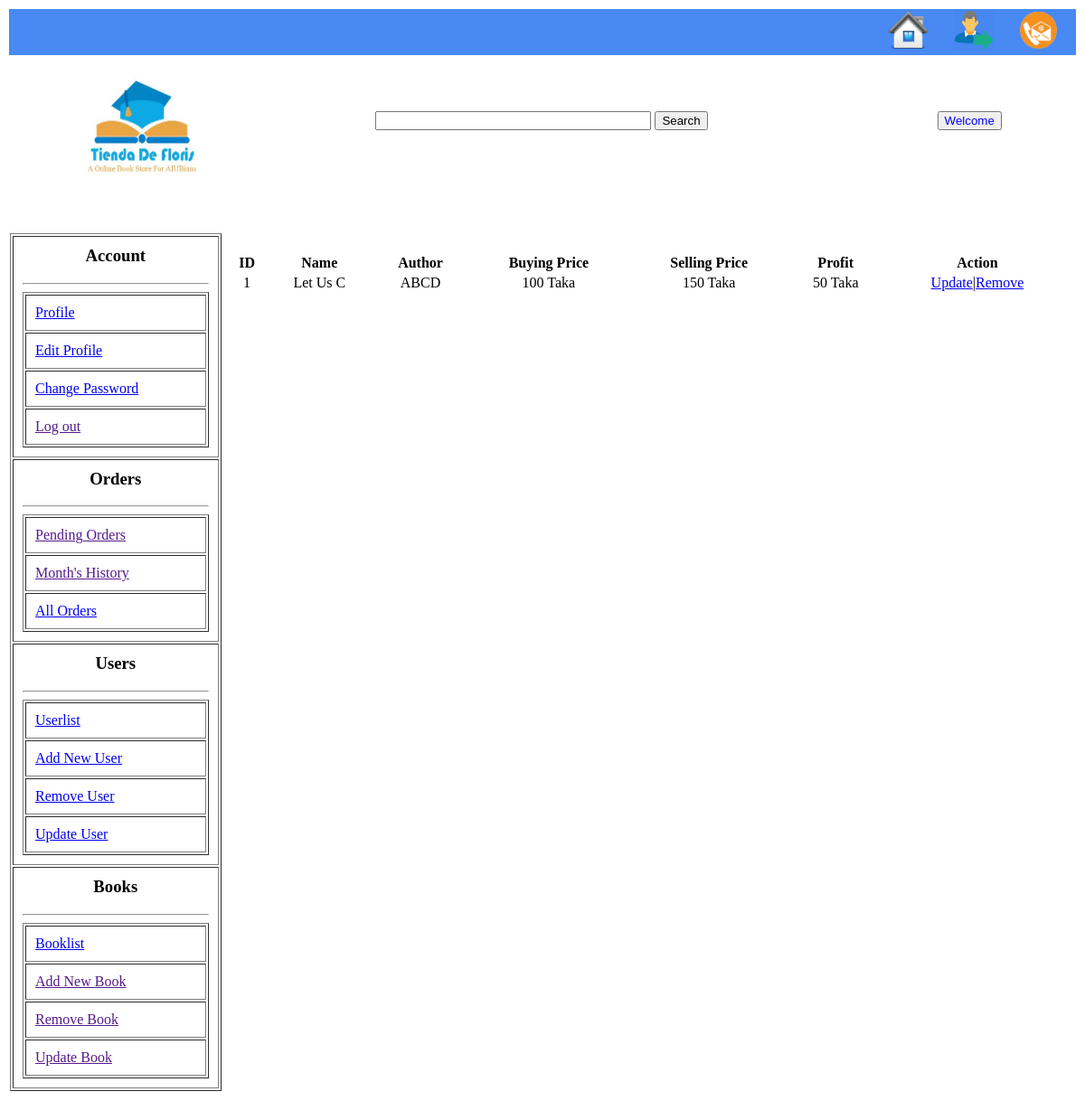
Before: /app/controller/Admin/booklist.php with the older database file.
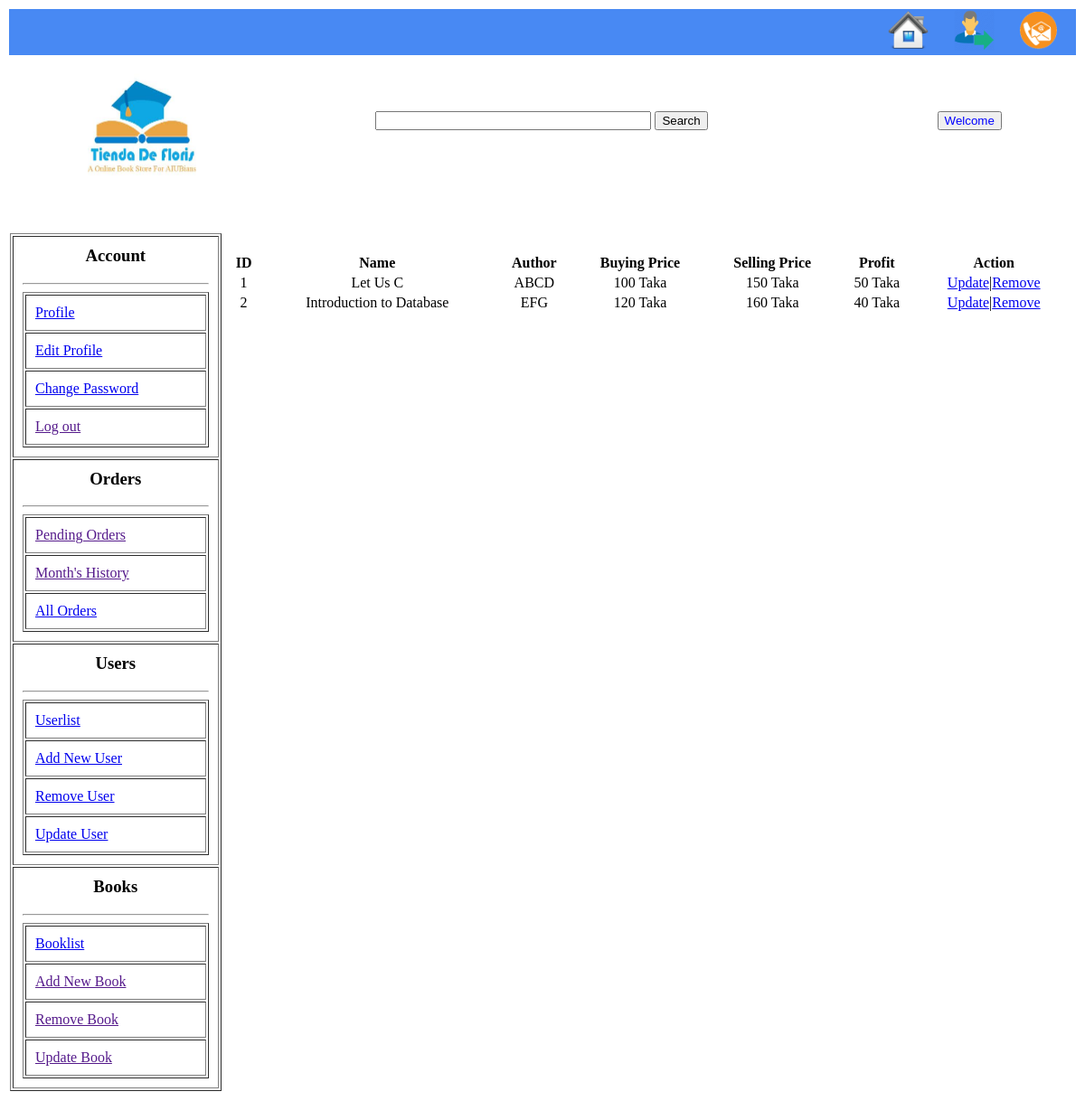
After: the same page with the newer database file.
### tables this page shows
CREATE TABLE `book` (
  `BOOK_ID` int(255) NOT NULL,
  `NAME` varchar(255) NOT NULL,
  `AUTHOR` varchar(255) NOT NULL,
  `COURSE_ID` int(255) NOT NULL,
  `COPIES` int(11) NOT NULL,
  `BUYING PRICE` float NOT NULL,
  `SELLING PRICE` float NOT NULL
);

### app/controller/Admin/booklist.php (called while the page is built, shortened)
<?php
include(dirname(__DIR__).'/Admin/view/booklist.php');
?>

### data/data_access.php (called while the page is built, shortened)
<?php
    $host="localhost";
    $user="root";
    $pass="";
    $dbname="BookStore_DB";
    function executeSQL($sql){
        global $host, $user, $pass, $dbname, $port;
        $link=mysqli_connect($host, $user, $pass, $dbname);
		if($link){
			$result = mysqli_query($link, $sql);
		}
		else
			echo "NOT Connected";
        return $result;
    }
?>

### data/book_data_access.php (called while the page is built, shortened)
<?php include(dirname(__DIR__).'/data/data_access.php'); ?>
<?php
    function getAllBooksFromDb(){
        $sql = "SELECT * FROM book";
        $result = executeSQL($sql);
        $book = array();
        for($i=0; $row=mysqli_fetch_assoc($result); ++$i){
            $book[$i] = $row;
        }
        return $book;
    }
?>

### service/book.php (called while the page is built, shortened)
<?php dirname(__DIR__); include(dirname(__DIR__).'/data/book_data_access.php');?>
<?php
    function getAllBooks(){
        return getAllBooksFromDb();
    }
?>

### app/controller/Admin/view/booklist.php (the view, shortened to what this page needs)
<?php
include(realpath("view/header.php"));
include(dirname(__DIR__).'/../../../Service/book.php');
?>
<html>
	<head>
	</head>
	<body>
		<table border="0" width="100%">
			<tr valign="top">
				<td width="20%">
					<?php include("sidebar.php");?>
				</td>
				<td>
		<table align="center" width="100%">
			<tr>
				<td >
					<br/>
					  <table  width="100%">
						<tr>
						<th>ID</th>
						<th>Name</th>
						<th>Author</th>
						<th>Buying Price</th>
						<th>Selling Price</th>
						<th>Profit</th>
						<th>Action</th>
						</tr>
						<?php $fetchedbook=getAllBooks();
						foreach($fetchedbook as $book){
						?>
						<tr align="center">
						<td><?php echo $book['BOOK_ID'];?></td>
						<td><?php echo $book['NAME'];?></td>
						<td><?php echo $book['AUTHOR'];?></td>
						<td><?php echo $book['BUYING PRICE']." "."Taka";?></td>
						<td><?php echo $book['SELLING PRICE']." "."Taka";?></td>
						<td><?php echo $book['SELLING PRICE']-$book['BUYING PRICE'];echo " "."Taka";?></td>
						<td><a href="update.php?m=<?php echo $book['BOOK_ID'];?>">Update</a>|<a href="remove.php?m=<?php echo $book['BOOK_ID'];?>">Remove</a></th>
						</tr>
						<?php } ?>
					  </table>
				</td>
				</td>
			</tr>
	</body>
</html>

### app/controller/Admin/view/header.php (shortened to what this page needs)
<html>
	<head>
	</head>
	<body  align="center" width="80%">
		<header>
			<table width="100%" align="center" border="0">
				<tr id="row1" >
					<td  width="100%" height="40px" align="right">
						<a href="home.php" id="home"><img src="home2.png" width="45px" height="45px"/></a>&nbsp;&nbsp;&nbsp;&nbsp;&nbsp;&nbsp;
						<a href="logout.php"id="log"><img src="logout.png" width="45px" height="45px"/></a> &nbsp;&nbsp; &nbsp;&nbsp;
						<a href="contact.php" id="contact"><img src="contactus.png"  height="43px" /></a> &nbsp;&nbsp;&nbsp;&nbsp;
					</td>
				</tr>
			</table>
			<table border="0" width="100%">
				<tr valign="center">
					<td width="25%" align="center"><img src="logo.jpg" height="150px" width="120"</td>
					<td width="50%" align="center">
						<form action="searchForAll.php">
							<input type="text" height="31"  size="35" id="searchBox" name="string"/>
							<button>Search</button>
						</form>
					</td>
					<td>
					</td>
					<td>
					<form action="profile.php"><button><font color="blue">Welcome <br/><?php echo $_SESSION['user']['name'];?> </font></button></form>
					</td>
				</tr>
			</table>
		</header>
		<br/> <br/>
	</body>
</html>

### app/controller/Admin/view/sidebar.php (shortened to what this page needs)
<?php
$Profile='profile.php';
$EditProfile='editProfile.php';
$ChangePass='changePass.php';
$allOrder="allOrder.php";
$userlist="userlist.php";
$addUser="addUser.php";
$removeUser="removeUser.php";
$updateUser="updateUser.php";
$booklist="booklist.php";
?>
<table border="1" cellpadding="10px" width="100%">
						<tr>
							<td>
							<h3 align="center"><b>Account</b></h3><hr/>
								<table border="1" cellpadding="10px" width="100%">
											<tr><td><a href="<?php echo $Profile;?>">Profile</a></td></tr>
											<tr><td><a href="<?php echo $EditProfile;?>">Edit Profile</a></td></tr>
											<tr><td><a href="<?php echo $ChangePass;?>">Change Password</a></td></tr>
											<tr><td><a href="<?php echo $logout ;?>">Log out</a></td>	</tr>
								</table>
							</td>
						</tr>
						<tr>
							<td>
							<h3 align="center"><b>Orders</b></h3><hr/>
								<table border="1" cellpadding="10px"width="100%">
											<tr><td><a href="<?php echo $pOrder;?>">Pending Orders</a></td></tr>
											<tr><td><a href="<?php echo $mOrder;?>">Month's History</a></td></tr>
											<tr><td><a href="<?php echo $allOrder;?>">All Orders</a></td></tr>
								</table>
							</td>
						</tr>
						<tr>
							<td>
							<h3 align="center"><b>Users</b></h3><hr/>
								<table border="1" cellpadding="10px" width="100%">
											<tr><td><a href="<?php echo $userlist;?>">Userlist</a></td></tr>
											<tr><td><a href="<?php echo $addUser;?>">Add New User</a></td></tr>
											<tr><td><a href="<?php echo $removeUser;?>">Remove User</a></td></tr>
											<tr><td><a href="<?php echo $updateUser;?>">Update User</a></td></tr>
								</table>
							</td>
						</tr>
						<tr>
							<td>
							<h3 align="center"><b>Books</b></h3><hr/>
								<table border="1" cellpadding="10px" width="100%">
											<tr><td><a href="<?php echo $booklist;?>">Booklist</a></td></tr>
											<tr><td><a href="<?php echo $addbook;?>">Add New Book</a></td></tr>
											<tr><td><a href="<?php echo $removebook;?>">Remove Book</a></td></tr>
											<tr><td><a href="<?php echo $updatebook;?>">Update Book</a></td></tr>
								</table>
							</td>
						</tr>
		</table>

Changed rows visible on the page:
added book: BOOK_ID "2", NAME "Introduction to Database", AUTHOR "EFG", BUYING PRICE "120", SELLING PRICE "160", $book['SELLING PRICE']-$book['BUYING PRICE'] "40"
